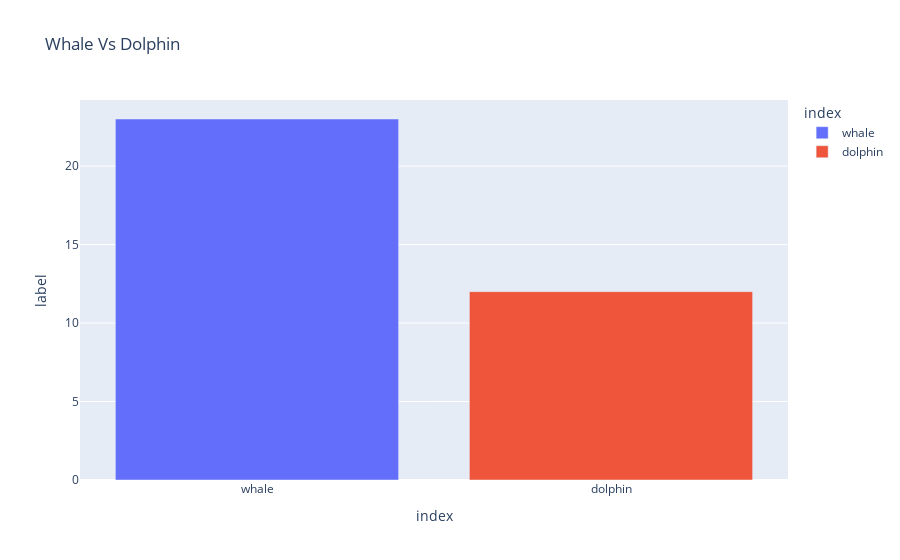

The notebook cell saved with this chart:
### Code cell
data = val_df['label'].value_counts().reset_index()
fig = px.bar(data, x='index', y='label', color='index', title='Whale Vs Dolphin')
fig.update_traces(textfont_size=12, textangle=0, textposition="outside", cliponaxis=False)
fig.show()

### Figure 1 — Plotly figure (JSON) as saved in the notebook; plotly's stock layout.template omitted (floating-point values rounded to 4 significant figures)
{"data": [{"alignmentgroup": "True", "cliponaxis": false, "hovertemplate": "index=%{x}<br>label=%{y}<extra></extra>", "legendgroup": "whale", "marker": {"color": "#636efa", "pattern": {"shape": ""}}, "name": "whale", "offsetgroup": "whale", "orientation": "v", "showlegend": true, "textangle": 0, "textfont": {"size": 12}, "textposition": "outside", "type": "bar", "x": ["whale"], "xaxis": "x", "y": [23], "yaxis": "y"}, {"alignmentgroup": "True", "cliponaxis": false, "hovertemplate": "index=%{x}<br>label=%{y}<extra></extra>", "legendgroup": "dolphin", "marker": {"color": "#EF553B", "pattern": {"shape": ""}}, "name": "dolphin", "offsetgroup": "dolphin", "orientation": "v", "showlegend": true, "textangle": 0, "textfont": {"size": 12}, "textposition": "outside", "type": "bar", "x": ["dolphin"], "xaxis": "x", "y": [12], "yaxis": "y"}], "layout": {"barmode": "relative", "legend": {"title": {"text": "index"}, "tracegroupgap": 0}, "title": {"text": "Whale Vs Dolphin"}, "xaxis": {"anchor": "y", "categoryarray": ["whale", "dolphin"], "categoryorder": "array", "domain": [0, 1], "title": {"text": "index"}}, "yaxis": {"anchor": "x", "domain": [0, 1], "title": {"text": "label"}}}}
